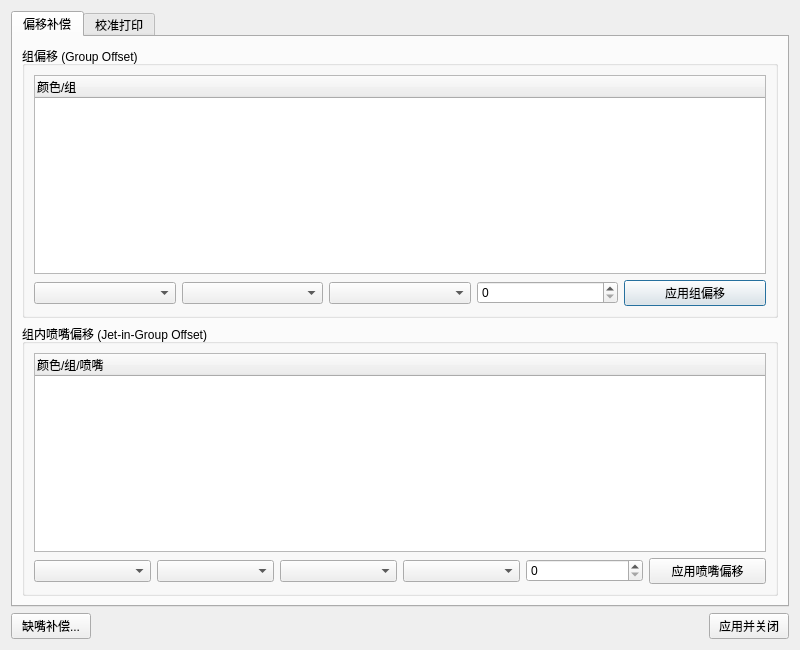
<?xml version="1.0" encoding="UTF-8"?>
<ui version="4.0">
 <class>AdjParamDialog</class>
 <widget class="QDialog" name="AdjParamDialog">
  <property name="geometry">
   <rect>
    <x>0</x>
    <y>0</y>
    <width>800</width>
    <height>650</height>
   </rect>
  </property>
  <property name="windowTitle">
   <string>校准与补偿</string>
  </property>
  <layout class="QVBoxLayout" name="verticalLayout">
   <item>
    <widget class="QTabWidget" name="tabWidget">
     <property name="currentIndex">
      <number>0</number>
     </property>
     <widget class="QWidget" name="tabOffsets">
      <attribute name="title">
       <string>偏移补偿</string>
      </attribute>
      <layout class="QVBoxLayout" name="verticalLayout_2">
       <item>
        <widget class="QGroupBox" name="groupBox">
         <property name="title">
          <string>组偏移 (Group Offset)</string>
         </property>
         <layout class="QVBoxLayout" name="verticalLayout_3">
          <item>
           <widget class="QTreeWidget" name="treeGroupOffset">
            <column>
             <property name="text">
              <string>颜色/组</string>
             </property>
            </column>
           </widget>
          </item>
          <item>
           <layout class="QHBoxLayout" name="horizontalLayout">
            <item>
             <widget class="QComboBox" name="comboGroupColor"/>
            </item>
            <item>
             <widget class="QComboBox" name="comboGroupGroup"/>
            </item>
            <item>
             <widget class="QComboBox" name="comboGroupDir"/>
            </item>
            <item>
             <widget class="QSpinBox" name="spinBoxGroupOffset"/>
            </item>
            <item>
             <widget class="QPushButton" name="buttonGroupOffset">
              <property name="text">
               <string>应用组偏移</string>
              </property>
             </widget>
            </item>
           </layout>
          </item>
         </layout>
        </widget>
       </item>
       <item>
        <widget class="QGroupBox" name="groupBox_2">
         <property name="title">
          <string>组内喷嘴偏移 (Jet-in-Group Offset)</string>
         </property>
         <layout class="QVBoxLayout" name="verticalLayout_4">
          <item>
           <widget class="QTreeWidget" name="treeJetOffset">
            <column>
             <property name="text">
              <string>颜色/组/喷嘴</string>
             </property>
            </column>
           </widget>
          </item>
          <item>
           <layout class="QHBoxLayout" name="horizontalLayout_2">
            <item>
             <widget class="QComboBox" name="comboJetColor"/>
            </item>
            <item>
             <widget class="QComboBox" name="comboJetGroup"/>
            </item>
            <item>
             <widget class="QComboBox" name="comboJetJet"/>
            </item>
            <item>
             <widget class="QComboBox" name="comboJetDir"/>
            </item>
            <item>
             <widget class="QSpinBox" name="spinBoxJetOffset"/>
            </item>
            <item>
             <widget class="QPushButton" name="buttonJetOffset">
              <property name="text">
               <string>应用喷嘴偏移</string>
              </property>
             </widget>
            </item>
           </layout>
          </item>
         </layout>
        </widget>
       </item>
      </layout>
     </widget>
     <widget class="QWidget" name="tabPrinting">
      <attribute name="title">
       <string>校准打印</string>
      </attribute>
      <layout class="QVBoxLayout" name="verticalLayout_5">
       <item>
        <widget class="QGroupBox" name="groupBox_3">
         <property name="title">
          <string>打印参数</string>
         </property>
         <layout class="QFormLayout" name="formLayout">
          <item row="0" column="0">
           <widget class="QLabel" name="label">
            <property name="text">
             <string>打印方向:</string>
            </property>
           </widget>
          </item>
          <item row="0" column="1">
           <widget class="QComboBox" name="comboPrintDir"/>
          </item>
          <item row="1" column="0">
           <widget class="QLabel" name="label_2">
            <property name="text">
             <string>校准DPI:</string>
            </property>
           </widget>
          </item>
          <item row="1" column="1">
           <widget class="QDoubleSpinBox" name="spinBoxAdjDpi"/>
          </item>
          <item row="2" column="0">
           <widget class="QLabel" name="label_3">
            <property name="text">
             <string>X运行速度 (mm/s):</string>
            </property>
           </widget>
          </item>
          <item row="2" column="1">
           <widget class="QDoubleSpinBox" name="spinBoxRunSpeed"/>
          </item>
          <item row="3" column="0">
           <widget class="QLabel" name="label_4">
            <property name="text">
             <string>最大打印宽度 (mm):</string>
            </property>
           </widget>
          </item>
          <item row="3" column="1">
           <widget class="QDoubleSpinBox" name="spinBoxMaxWidth"/>
          </item>
          <item row="4" column="0">
           <widget class="QLabel" name="label_5">
            <property name="text">
             <string>最大打印高度 (mm):</string>
            </property>
           </widget>
          </item>
          <item row="4" column="1">
           <widget class="QDoubleSpinBox" name="spinBoxMaxHeight"/>
          </item>
          <item row="5" column="0">
           <widget class="QLabel" name="label_6">
            <property name="text">
             <string>X起始位置 (mm):</string>
            </property>
           </widget>
          </item>
          <item row="5" column="1">
           <widget class="QDoubleSpinBox" name="spinBoxXPos"/>
          </item>
          <item row="6" column="0">
           <widget class="QLabel" name="label_7">
            <property name="text">
             <string>灰度 (bits):</string>
            </property>
           </widget>
          </item>
          <item row="6" column="1">
           <widget class="QSpinBox" name="spinBoxGrayBits"/>
          </item>
         </layout>
        </widget>
       </item>
       <item>
        <widget class="QGroupBox" name="groupBox_4">
         <property name="title">
          <string>开始校准打印</string>
         </property>
         <layout class="QGridLayout" name="gridLayout">
          <item row="0" column="0">
           <widget class="QPushButton" name="buttonPrintStatus">
            <property name="text">
             <string>喷头状态测试</string>
            </property>
           </widget>
          </item>
          <item row="0" column="1">
           <widget class="QPushButton" name="buttonPrintVertical">
            <property name="text">
             <string>垂直校准</string>
            </property>
           </widget>
          </item>
          <item row="0" column="2">
           <widget class="QPushButton" name="buttonPrintStep">
            <property name="text">
             <string>步进校准</string>
            </property>
           </widget>
          </item>
          <item row="1" column="0">
           <widget class="QPushButton" name="buttonPrintXOffsetGroup">
            <property name="text">
             <string>组间X向校准</string>
            </property>
           </widget>
          </item>
          <item row="1" column="1">
           <widget class="QPushButton" name="buttonPrintXOffsetJet">
            <property name="text">
             <string>组内X向校准</string>
            </property>
           </widget>
          </item>
          <item row="1" column="2">
           <widget class="QPushButton" name="buttonPrintBidirectional">
            <property name="text">
             <string>双向打印校准</string>
            </property>           
           </widget>
          </item>
         </layout>
        </widget>
       </item>
       <item>
        <spacer name="verticalSpacer">
         <property name="orientation">
          <enum>Qt::Vertical</enum>
         </property>
         <property name="sizeHint" stdset="0">
          <size>
           <width>20</width>
           <height>40</height>
          </size>
         </property>
        </spacer>
       </item>
       <item>
        <widget class="QPushButton" name="buttonStopPrint">
         <property name="text">
          <string>停止打印</string>
         </property>
        </widget>
       </item>
      </layout>
     </widget>
    </widget>
   </item>
   <item>
    <layout class="QHBoxLayout" name="horizontalLayout_3">
     <item>
      <widget class="QPushButton" name="buttonLackJet">
       <property name="text">
        <string>缺嘴补偿...</string>
       </property>
      </widget>
     </item>
     <item>
      <spacer name="horizontalSpacer">
       <property name="orientation">
        <enum>Qt::Horizontal</enum>
       </property>
       <property name="sizeHint" stdset="0">
        <size>
         <width>40</width>
         <height>20</height>
        </size>
       </property>
      </spacer>
     </item>
     <item>
      <widget class="QPushButton" name="buttonApplyAndClose">
       <property name="text">
        <string>应用并关闭</string>
       </property>
      </widget>
     </item>
    </layout>
   </item>
  </layout>
 </widget>
 <resources/>
 <connections/>
</ui>
